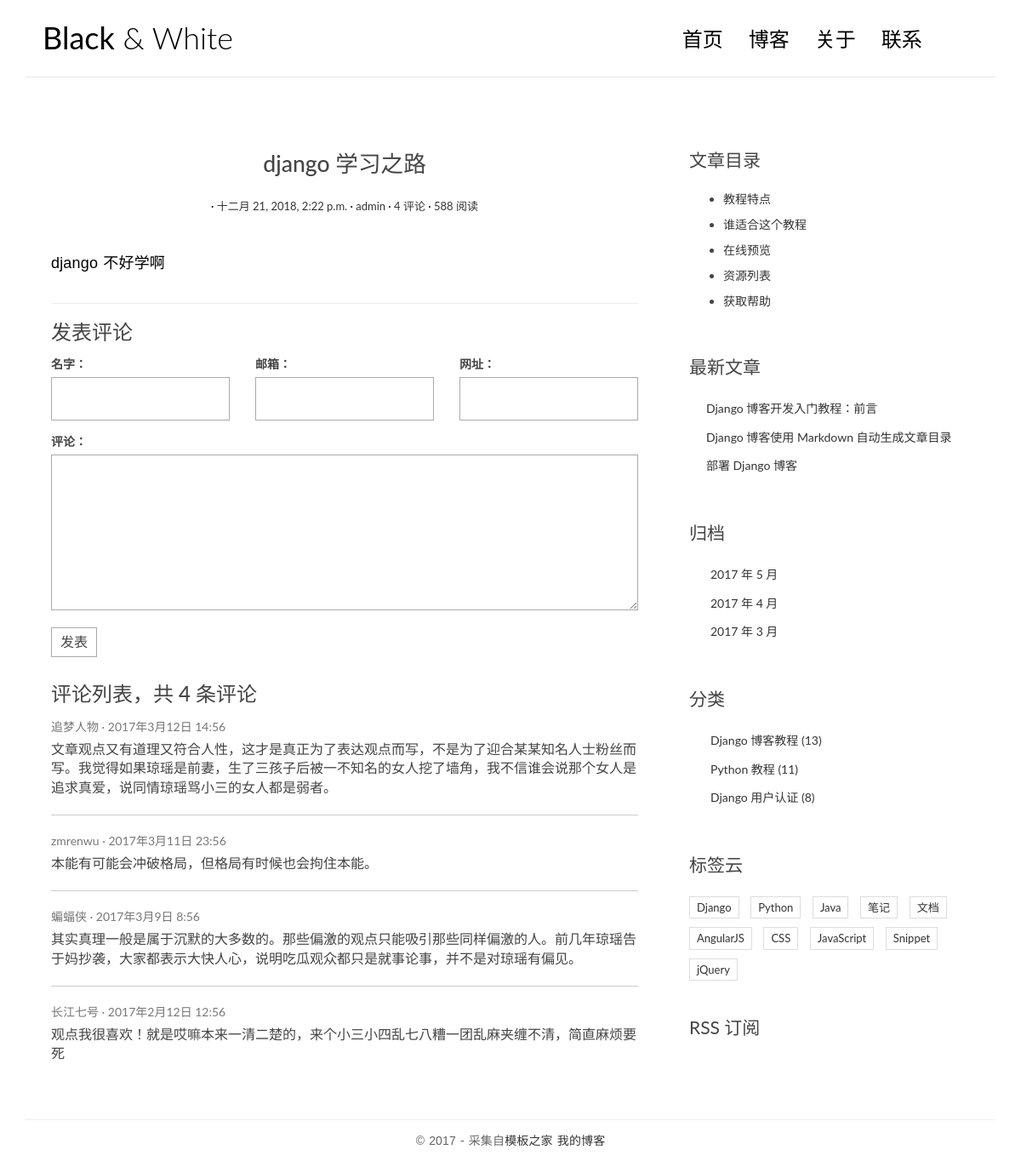
Page /post/6/ on the committed database.
### blog/models.py (models this page shows, shortened)
@python_2_unicode_compatible
class Post(models.Model):
    title = models.CharField(max_length=70)
    body = models.TextField()
    created_time = models.DateTimeField()
    modified_time = models.DateTimeField()
    excerpt = models.CharField(max_length=200, blank=True)
    category = models.ForeignKey(Category)
    tags = models.ManyToManyField(Tag, blank=True)
    author = models.ForeignKey(User)

### blog/views.py (the view)
# urls.py: url(r'^post/(?P<pk>[0-9]+)/$',views.detail,name='detail'),
def detail(request,pk):
    post = get_object_or_404(Post,pk=pk)
    post.body = markdown.markdown(post.body,extensions=[
        'markdown.extensions.extra',
        'markdown.extensions.codehilite',
        'markdown.extensions.toc',
    ])
    return render(request,'blog/detail.html',context={'post':post})

### templates/blog/detail.html (shortened to what this page needs)
{% extends 'base.html' %}
{% load staticfiles %}
                {% block main %}
                <article class="post post-{{ post.pk }}">
                    <header class="entry-header">
                        <h1 class="entry-title">{{ post.title }}</h1>
                        <div class="entry-meta">
                            <span class="post-category"><a href="#">{{ post.category.naem }}</a></span>
                            <span class="post-date"><a href="#"><time class="entry-date"
                                                                      datetime="{{ post.created_time }}">{{ post.created_time }}</time></a></span>
                            <span class="post-author"><a href="#">{{ post.author }}</a></span>
                            <span class="comments-link"><a href="#">4 评论</a></span>
                            <span class="views-count"><a href="#">588 阅读</a></span>
                        </div>
                    </header>
                    <div class="entry-content clearfix">
                        <p>{{ post.body|safe }}</p>
                    </div>
                </article>
                <section class="comment-area" id="comment-area">
                    <hr>
                    <h3>发表评论</h3>
                    <form action="#" method="post" class="comment-form">
                        <div class="row">
                            <div class="col-md-4">
                                <label for="id_name">名字：</label>
                                <input type="text" id="id_name" name="name" required>
                            </div>
                            <div class="col-md-4">
                                <label for="id_email">邮箱：</label>
                                <input type="email" id="id_email" name="email" required>
                            </div>
                            <div class="col-md-4">
                                <label for="id_url">网址：</label>
                                <input type="text" id="id_url" name="url">
                            </div>
                            <div class="col-md-12">
                                <label for="id_comment">评论：</label>
                                <textarea name="comment" id="id_comment" required></textarea>
                                <button type="submit" class="comment-btn">发表</button>
                            </div>
                        </div>
                    </form>
                    <div class="comment-list-panel">
                        <h3>评论列表，共 <span>4</span> 条评论</h3>
                        <ul class="comment-list list-unstyled">
                            <li class="comment-item">
                                <span class="nickname">追梦人物</span>
                                <time class="submit-date" datetime="2012-11-09T23:15:57+00:00">2017年3月12日 14:56</time>
                                <div class="text">
                                    文章观点又有道理又符合人性，这才是真正为了表达观点而写，不是为了迎合某某知名人士粉丝而写。我觉得如果琼瑶是前妻，生了三孩子后被一不知名的女人挖了墙角，我不信谁会说那个女人是追求真爱，说同情琼瑶骂小三的女人都是弱者。
                                </div>
                            </li>
                            <li class="comment-item">
                                <span class="nickname">zmrenwu</span>
                                <time class="submit-date" datetime="2012-11-09T23:15:57+00:00">2017年3月11日 23:56</time>
                                <div class="text">
                                    本能有可能会冲破格局，但格局有时候也会拘住本能。
                                </div>
                            </li>
                            <li class="comment-item">
                                <span class="nickname">蝙蝠侠</span>
                                <time class="submit-date" datetime="2012-11-09T23:15:57+00:00">2017年3月9日 8:56</time>
                                <div class="text">
                                    其实真理一般是属于沉默的大多数的。那些偏激的观点只能吸引那些同样偏激的人。前几年琼瑶告于妈抄袭，大家都表示大快人心，说明吃瓜观众都只是就事论事，并不是对琼瑶有偏见。
                                </div>
                            </li>
                            <li class="comment-item">
                                <span class="nickname">长江七号</span>
                                <time class="submit-date" datetime="2012-11-09T23:15:57+00:00">2017年2月12日 12:56</time>
                                <div class="text">
                                    观点我很喜欢！就是哎嘛本来一清二楚的，来个小三小四乱七八糟一团乱麻夹缠不清，简直麻烦要死
                                </div>
                            </li>
                        </ul>
                    </div>
                </section>
                {% endblock main %}
                {% block toc %}
                <div class="widget widget-content">
                    <h3 class="widget-title">文章目录</h3>
                    <ul>
                        <li>
                            <a href="#">教程特点</a>
                        </li>
                        <li>
                            <a href="#">谁适合这个教程</a>
                        </li>
                        <li>
                            <a href="#">在线预览</a>
                        </li>
                        <li>
                            <a href="#">资源列表</a>
                        </li>
                        <li>
                            <a href="#">获取帮助</a>
                        </li>
                    </ul>
                </div>
                <div class="widget widget-recent-posts">
                    <h3 class="widget-title">最新文章</h3>
                    <ul>
                        <li>
                            <a href="#">Django 博客开发入门教程：前言</a>
                        </li>
                        <li>
                            <a href="#">Django 博客使用 Markdown 自动生成文章目录</a>
                        </li>
                        <li>
                            <a href="#">部署 Django 博客</a>
                        </li>
                    </ul>
                </div>
                <div class="widget widget-archives">
                    <h3 class="widget-title">归档</h3>
                    <ul>
                        <li>
                            <a href="#">2017 年 5 月</a>
                        </li>
                        <li>
                            <a href="#">2017 年 4 月</a>
                        </li>
                        <li>
                            <a href="#">2017 年 3 月</a>
                        </li>
                    </ul>
                </div>
                <div class="widget widget-category">
                    <h3 class="widget-title">分类</h3>
                    <ul>
                        <li>
                            <a href="#">Django 博客教程 <span class="post-count">(13)</span></a>
                        </li>
                        <li>
                            <a href="#">Python 教程 <span class="post-count">(11)</span></a>
                        </li>
                        <li>
                            <a href="#">Django 用户认证 <span class="post-count">(8)</span></a>
                        </li>
                    </ul>
                </div>
                <div class="widget widget-tag-cloud">
                    <h3 class="widget-title">标签云</h3>
                    <ul>
                        <li>
                            <a href="#">Django</a>
                        </li>
                        <li>
                            <a href="#">Python</a>
                        </li>
                        <li>
                            <a href="#">Java</a>
                        </li>
                        <li>
                            <a href="#">笔记</a>
                        </li>
                        <li>
                            <a href="#">文档</a>
                        </li>
                        <li>
                            <a href="#">AngularJS</a>
                        </li>
                        <li>
                            <a href="#">CSS</a>
                        </li>
                        <li>
                            <a href="#">JavaScript</a>
                        </li>
                        <li>
                            <a href="#">Snippet</a>
                        </li>
                        <li>
                            <a href="#">jQuery</a>
                        </li>
                    </ul>
                </div>
                <div class="rss">
                    <a href=""> RSS 订阅</a>
                </div>
                {% endblock toc %}

### blog/static/blog/css/custom.css (style rules this page uses)
* { outline: none; }
h1, h2, h3, h4, h5, h6 { margin-top: 0; }
a { color: #333; }
body { color: #444; font-family: 'Lato', sans-serif; }
p { font-family: 'Ubuntu', sans-serif; font-weight: 400; word-spacing: 1px; letter-spacing: 0.01em; }
.post { background: #fff; padding: 30px 30px 0; }
.entry-title { text-align: center; font-size: 1.9em; margin-bottom: 20px; line-height: 1.6; padding: 10px 20px 0; }
.entry-meta { text-align: center; color: #DDDDDD; font-size: 13px; margin-bottom: 30px; }
.entry-content { font-size: 18px; line-height: 1.9; font-weight: 300; color: #000; }
.post-category::after, .post-date::after, .post-author::after, .comments-link::after { content: ' ·'; color: #000; }
.widget { background: #fff; padding: 30px 0 0; }
.widget-title { font-size: 1.5em; margin-bottom: 20px; line-height: 1.6; padding: 10px 0 0; font-weight: 400; }
.widget-recent-posts ul { padding: 0; margin: 0; padding-left: 20px; }
.widget-recent-posts ul li { list-style-type: none; position: relative; line-height: 170%; margin-bottom: 10px; }
.widget-recent-posts ul li::before { content: '\f3d3'; font-family: "Ionicons"; position: absolute; left: -17px; top: 3px; font-size: 16px; color: #000; }
.widget-archives ul { padding: 0; margin: 0; padding-left: 25px; }
.widget-archives ul li { list-style-type: none; position: relative; line-height: 170%; margin-bottom: 10px; }
.widget-archives ul li::before { content: '\f3f3'; font-family: "Ionicons"; position: absolute; left: -25px; top: 1px; font-size: 16px; color: #000; }
.widget-category ul { padding: 0; margin: 0; padding-left: 25px; }
.widget-category ul li { list-style-type: none; position: relative; line-height: 170%; margin-bottom: 10px; }
.widget-category ul li::before { content: '\f3fe'; font-family: "Ionicons"; position: absolute; left: -25px; top: 1px; font-size: 18px; color: #000; }
.widget-tag-cloud ul { padding: 0; margin: 0; margin-right: -10px; }
.widget-tag-cloud ul li { list-style-type: none; font-size: 13px; display: inline-block; margin-right: 10px; margin-bottom: 10px; padding: 3px 8px; border: 1px solid #ddd; }
.widget-content ul li { margin-bottom: 10px; }
.rss { font-size: 21px; margin-top: 30px; }
.rss a { color: #444; }
.contact-form input, .comment-form input { border: 1px solid #aaa; margin-bottom: 15px; width: 100%; padding: 15px 15px; font-size: 16px; line-height: 100%; transition: 0.4s border-color linear; }
.contact-form textarea, .comment-form textarea { border: 1px solid #aaa; margin-bottom: 15px; width: 100%; padding: 15px 15px; font-size: 16px; line-height: 20px !important; min-height: 183px; transition: 0.4s border-color linear; }
.comment-area { padding: 0 30px 0; }
.comment-form { margin-top: 15px; }
.comment-form .comment-btn { background-color: #fff; border: 1px solid #aaa; font-size: 16px; padding: 5px 10px; }
.comment-list-panel { margin-top: 30px; }
.comment-list { margin-top: 15px; }
.comment-item:not(:last-child) { border-bottom: 1px #ccc solid; margin-bottom: 20px; padding-bottom: 20px; }
.comment-item .nickname, .comment-item .submit-date { color: #777; font-size: 14px; }
.comment-item .nickname:after { content: ' ·'; }
.comment-item .text { padding-top: 5px; font-size: 16px; }

### rows in the picture
Post: title "django 学习之路", created_time "十二月 21, 2018, 2:22 p.m.", author "admin", body "django 不好学啊"
